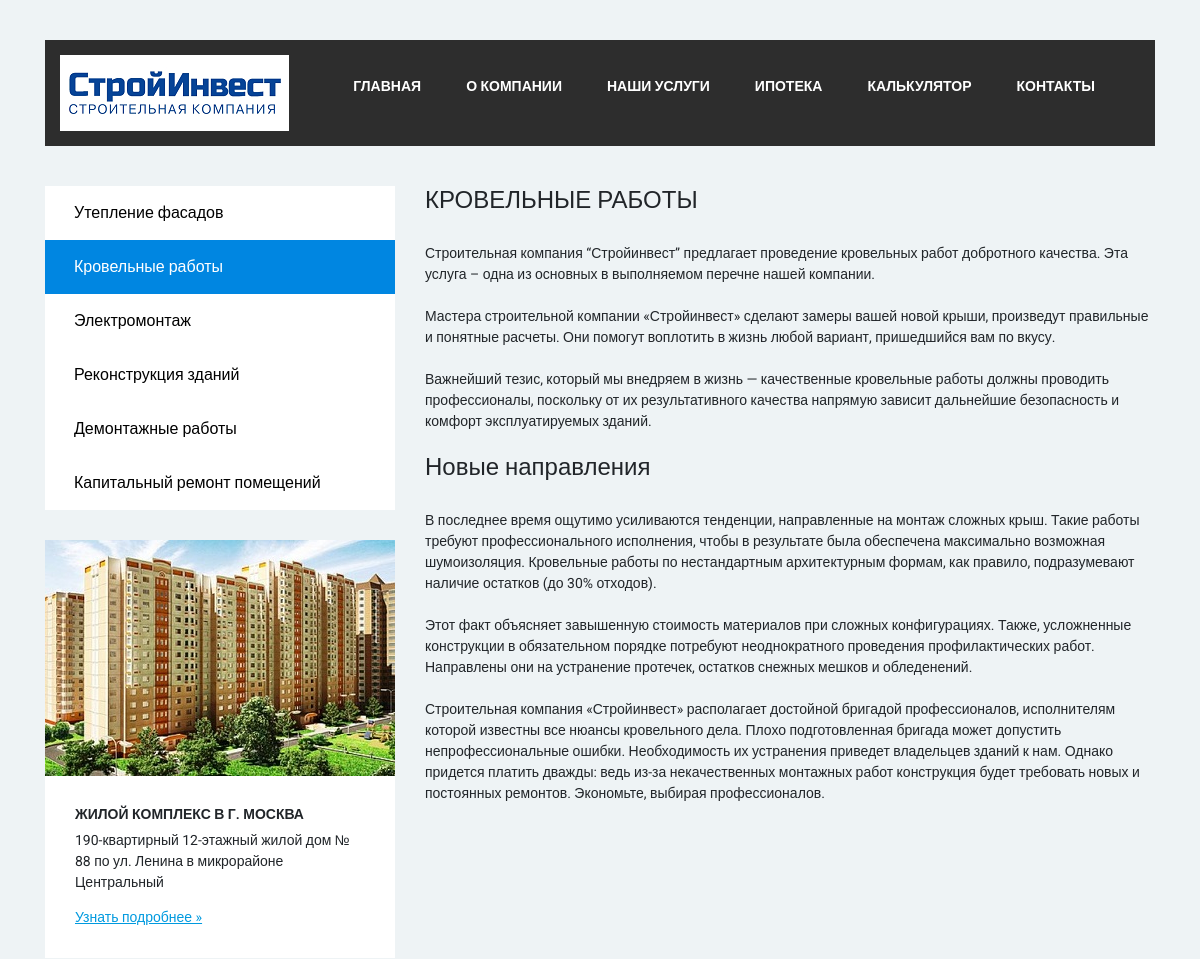
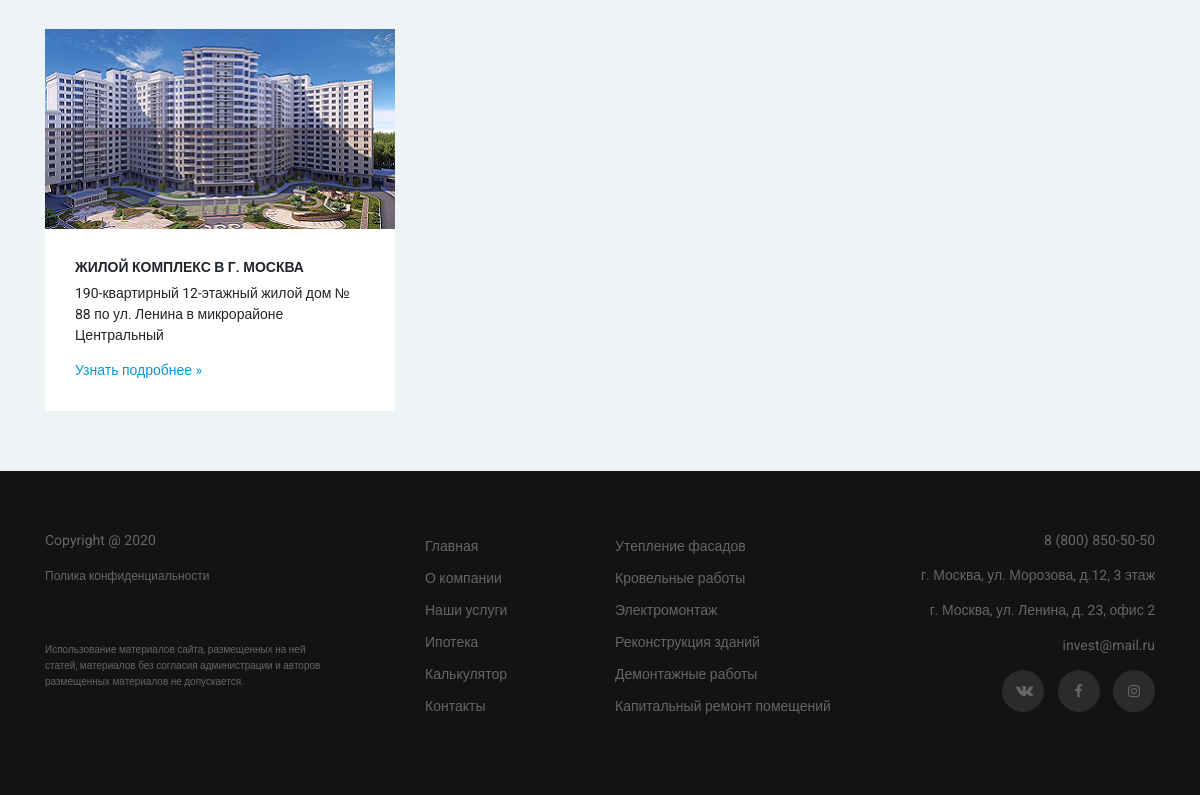
Page /2.php on the committed database (2 pictures, top to bottom).
### tables this page shows
CREATE TABLE `article` (
  `id` int(11) UNSIGNED NOT NULL,
  `tittle` varchar(255) NOT NULL,
  `text` text NOT NULL
);

### 2.php (the view, shortened to what this page needs)
<!doctype html>
<html lang="en">
  <head>
    <link href="css/bootstrap-grid.min.css" rel="stylesheet">
    <link href="css/bootstrap.min.css" rel="stylesheet">
    <link href="slick/slick.css" rel="stylesheet">
    <link href="slick/slick-theme.css" rel="stylesheet">
    <link href="css/main.css" rel="stylesheet">
  </head>
  <body>
  	 <div class="container">
         <div class="top-nav">
  	          <div class="row justify-content-between align-items-center">
  	 	           <div class="col-md-auto">
  	 	                <div class="logo">
  	                       <img src="img/logo.png" alt="Что-то">
  	                  </div>
  	             </div>
  	             <div class="col-md-auto">
  	                 <ul class="top-nav_menu">
  	                    <li><a href="index.php">Главная</a></li>
  	                    <li><a href="about.php">О компании</a></li>
  	                    <li><a href="1.php">Наши услуги</a></li></a></li>
  	                    <li><a href="ipoteka.php">Ипотека</a></li>
                        <li><a href="calc.php">Калькулятор</a></li>
  	  	                <li><a href="contacts.php">Контакты</a></li>
  	                 </ul>
  	             </div>
  	             </div>
  	     </div>
   <div class="row">
   	  <div class="col-md-4">
   		   <div class="left-sidebar">
   			    <ul class="left-sidebar_menu">
              <li><a href="1.php">Утепление фасадов</a></li>
              <li><a href="2.php" style="background-color: #0086e1; color: white;">Кровельные работы</a></li>
              <li><a href="3.php">Электромонтаж</a></li>
              <li><a href="4.php">Реконструкция зданий</a></li>
              <li><a href="5.php">Демонтажные работы</a></li>
              <li><a href="6.php">Капитальный ремонт помещений</a></li>
   			    </ul>
            <div class="left-sidebar_object">
                 <img src="img/objects/1.png" alt="Картинка 1">
                              <div class="left-sidebar_object-description">
                                  <h3>Жилой комплекс в г. Москва</h3>
                                  <p>190-квартирный 12-этажный жилой дом № 88 по ул. Ленина в микрорайоне Центральный</p>
                                  <a href="#"><u>Узнать подробнее »</u></a>
                              </div>
            </div>
             <div class="left-sidebar_object">
                  <img src="img/objects/2.png" alt="Картинка 2">
                        <div class="left-sidebar_object-description">
                             <h3>Жилой комплекс в г. Москва</h3>
                             <p>190-квартирный 12-этажный жилой дом № 88 по ул. Ленина в микрорайоне Центральный</p>
                             <a href="#">Узнать подробнее »</a>
                        </div>
             </div>
          </div>
      </div>
   	<div class="col-md-8">
       <div class="content">
         <?php
           $mysqli = new mysqli("localhost", "root", "", "kursach");
           $mysqli->query("SET NAMES utf8");
           $query = "SELECT tittle, text FROM article WHERE id=2";
           if ($result = $mysqli->query($query)) {
             while ($row = $result->fetch_assoc())
             {
               printf ("<h2>%s</h2> <br>%s", $row["tittle"], $row["text"]);
             }
           }
         ?>
       </div>
    </div>
   </div>
    </div>
    <footer class="footer">
      <div class="container">
       <div class="row">
        <div class="col-md-4">
         <div class="copy">
          <p>Copyright @ 2020</p>
          <a class="footer-policy-link" href="#">Полика конфиденциальности</a>
          <small>Использование материалов сайта, размещенных на ней статей, материалов без согласия администрации и авторов размещенных материалов не допускается.</small>
         </div>
        </div>
        <div class="col-md-2">
          <ul class="footer_menu">
                        <li><a href="index.php">Главная</a></li>
                        <li><a href="about.php">О компании</a></li>
                        <li><a href="services.php">Наши услуги</a></li></a></li>
                        <li><a href="ipoteka.php">Ипотека</a></li>
                        <li><a href="calc.php">Калькулятор</a></li>
                        <li><a href="contacts.php">Контакты</a></li>
                     </ul>
        </div>
        <div class="col-md">
          <ul class="footer_menu">
              <li><a href="1.php">Утепление фасадов</a></li>
              <li><a href="2.php">Кровельные работы</a></li>
              <li><a href="3.php">Электромонтаж</a></li>
              <li><a href="4.php">Реконструкция зданий</a></li>
              <li><a href="5.php">Демонтажные работы</a></li>
              <li><a href="6.php">Капитальный ремонт помещений</a></li>
            </ul>
        </div>
        <div class="col-md">
          <div class="footer-contacts">
            <p class="footer-contacts_phone">8 (800) 850-50-50</p>
            <p class="footer-contacts_address">г. Москва, ул. Морозова, д.12, 3 этаж</p>
            <p class="footer-contacts_address">г. Москва, ул. Ленина, д. 23, офис 2</p>
            <p class="footer-contacts_email">invest@mail.ru</p>
          </div>
          <div class="footer-social-links">
            <ul>
              <li><a href="http://vk.com" target="_blank"><i class="icon-vk"></i></a></li>
              <li><a href="http://facebook.com" target="_blank"><i class="icon-facebook"></i></a></li>
              <li><a href="http://instagram.com" target="_blank"><i class="icon-instagram"></i></a></li>
            </ul>
          </div>
       </div>
      </div>
    </footer>
   </body>
</html>

### css/main.css (style rules this page uses)
[class^="icon-"]:before, [class*=" icon-"]:before { font-family: "fontello"; font-style: normal; font-weight: normal; speak: none; display: inline-block; text-decoration: inherit; width: 1em; margin-right: .2em; text-align: center; font-variant: normal; text-transform: none; line-height: 1em; margin-left: .2em; -webkit-font-smoothing: antialiased; -moz-osx-font-smoothing: grayscale; }
.icon-vk:before { content: '\e800'; }
.icon-facebook:before { content: '\f09a'; }
.icon-instagram:before { content: '\f16d'; }
html { font-size: 14px; }
body { margin: 0px; background-color: #eef3f5; font-family: 'Roboto', sans-serif; padding-top: 40px; }
body a { color: #428bca; }
.top-nav { background-color: #2d2d2d; padding: 15px; }
.top-nav_menu { list-style: none; padding: 0; display: flex; }
.top-nav_menu li { margin-right: 45px; }
.top-nav_menu li a { text-transform: uppercase; text-decoration: none; color: white; font-weight: 700; }
.left-sidebar { margin-top: 40px; }
.left-sidebar .left-sidebar_menu { background-color: white; list-style: none; padding: 0; }
.left-sidebar .left-sidebar_menu li a { display: block; padding: 15px 29px; text-decoration: none; color: black; font-size: 16px; font-weight: 400; }
.left-sidebar_object { margin-top: 30px; background-color: white; }
.left-sidebar_object-description { padding: 30px; }
.left-sidebar_object-description h3 { font-size: 14px; text-transform: uppercase; font-weight: 550; }
.left-sidebar_object-description a { position: left; color: #009adf; }
.content { margin-top: 40px; }
.content h2 { font-size: 24px; }
.footer { margin-top: 60px; background-color: #131313; padding: 59px 0px; color: #666666; }
.footer p { margin-bottom: 14px; }
.footer a { color: #666666; text-decoration: none; }
.footer small { display: block; margin-top: 56px; line-height: 16px; font-size: 10px; max-width: 80%; }
.footer ul { padding: 0; list-style: none; }
.footer li { line-height: 32px; }
.footer .footer-contacts { text-align: right; }
.footer .footer-contacts_phone { font-weight: 400; }
.footer .footer-social-links { text-align: right; }
.footer .footer-social-links li { display: inline-block; }
.footer .footer-social-links li a { display: inline-block; width: 42px; height: 42px; background-color: rgba(255, 255, 255, 0.1); text-align: center; border-radius: 50%; line-height: 42px; margin-left: 10px; transition: all 0.2s; }
.footer .footer-policy-link { font-size: 12px; }

### rows in the picture
article: tittle "КРОВЕЛЬНЫЕ РАБОТЫ", text "Строительная компания “Стройинвест” предлагает проведение кровельных работ добротного качества. Эта услуга – одна из основных в выполняемом перечне нашей компании. Мастера строительной компании «Стройинвест» сделают замеры вашей новой крыши, произведут правильные и понятные расчеты. Они помогут воплотить в жизнь любой вариант, пришедшийся вам по вкусу. Важнейший тезис, который мы внедряем в жизнь — качественные кровельные работы должны проводить профессионалы, поскольку от их результативного качества напрямую зависит дальнейшие безопасность и комфорт эксплуатируемых зданий. Новые направления В последнее время ощутимо усиливаются тенденции, направленные на монтаж сложных крыш. Такие работы…"
